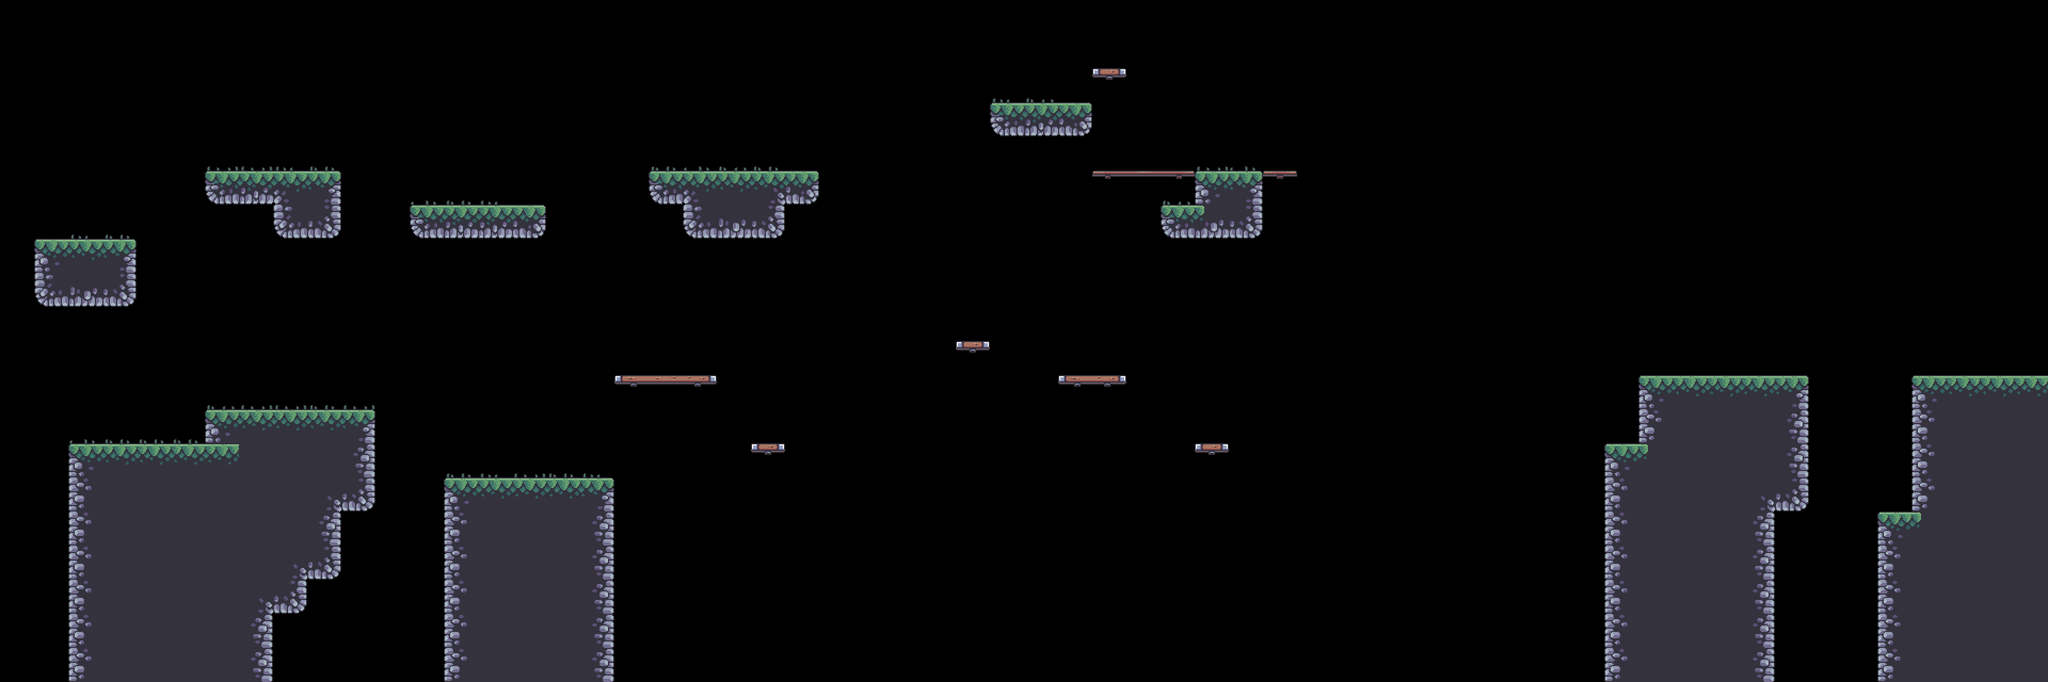

A 2D game scene composited from a Tiled map and its tileset images. What follows is a short description and the map's XML, with each tile layer's data collapsed to a summary:
An orthogonal 60x20 tile map with 64x64 px tiles, 4 tile layers (BG, Terrain, Platforms, FG), 8 tilesets and 44 objects (7x silver, 5x saw, 3x crate, 3x palm_small, 2x barrel, ...).

<map version="1.10" tiledversion="1.12.0" orientation="orthogonal" renderorder="right-down" width="60" height="20" tilewidth="64" tileheight="64" infinite="0" nextlayerid="14" nextobjectid="101">
 <tileset firstgid="1" source="../tilesets/outside.tsx" />
 <tileset firstgid="49" source="../tilesets/items.tsx" />
 <tileset firstgid="54" source="../tilesets/inside.tsx" />
 <tileset firstgid="150" source="../tilesets/extra.tsx" />
 <tileset firstgid="216" source="../tilesets/objects.tsx" />
 <tileset firstgid="244" source="../tilesets/platforms.tsx" />
 <tileset firstgid="252" source="../tilesets/enemies.tsx" />
 <tileset firstgid="252" source="../tilesets/grass.tsx" />
 <layer id="9" name="BG" width="60" height="20">
  <data>[1200 cells, 0 non-empty, 0 distinct tile ids]</data>
 </layer>
 <objectgroup id="12" name="BG details" class="window" />
 <layer id="1" name="Terrain" width="60" height="20">
  <data>[1200 cells, 208 non-empty, 17 distinct tile ids]</data>
 </layer>
 <layer id="5" name="Platforms" width="60" height="20">
  <data>[1200 cells, 13 non-empty, 8 distinct tile ids]</data>
 </layer>
 <layer id="10" name="FG" width="60" height="20">
  <data>[1200 cells, 32 non-empty, 5 distinct tile ids]</data>
 </layer>
 <objectgroup id="4" name="Objects">
  <object id="4" name="flag" gid="219" x="3648" y="704" width="68" height="186" />
  <object id="6" name="crate" gid="218" x="305.833" y="833.917" width="50" height="36" />
  <object id="7" name="crate" gid="218" x="336.833" y="797.917" width="50" height="36" />
  <object id="9" name="barrel" gid="216" x="341.833" y="833.667" width="46" height="50" />
  <object id="11" name="palm_large" gid="220" x="448" y="832" width="78" height="136" />
  <object id="12" name="palm_small" gid="222" x="384" y="768" width="80" height="103" />
  <object id="13" name="palm_small" gid="222" x="1088" y="896" width="80" height="103" />
  <object id="14" name="palm_small" gid="222" x="896" y="896" width="80" height="103" />
  <object id="15" name="player" gid="223" x="558.026" y="511.299" width="74" height="56" />
  <object id="27" name="palm_bg" gid="217" x="768" y="448" width="128" height="128" />
  <object id="43" name="palm_bg_left" gid="228" x="64" y="960" width="104" height="106" />
  <object id="44" name="palm_bg_right" gid="229" x="640" y="896" width="104" height="106" />
  <object id="65" name="saw" x="1536" y="896" width="64" height="64">
   <properties>
    <property name="speed" type="int" value="0" />
   </properties>
  </object>
  <object id="69" name="floor_spike" gid="226" x="768" y="384" width="64" height="64">
   <properties>
    <property name="inverted" type="bool" value="false" />
   </properties>
  </object>
  <object id="76" name="saw" x="2048" y="896" width="64" height="64">
   <properties>
    <property name="speed" type="int" value="0" />
   </properties>
  </object>
  <object id="77" name="saw" x="2560" y="896" width="64" height="64">
   <properties>
    <property name="speed" type="int" value="0" />
   </properties>
  </object>
  <object id="91" name="palm_bg" gid="217" x="3240" y="752" width="128" height="128" />
  <object id="94" name="palm_large" gid="220" x="3297" y="736" width="78" height="136" />
  <object id="97" name="crate" gid="218" x="3712" y="704" width="50" height="36" />
  <object id="99" name="barrel" gid="216" x="3748" y="704" width="46" height="50" />
 </objectgroup>
 <objectgroup id="13" name="Moving Objects">
  <object id="66" name="boat" x="1280" y="960" width="1638.67" height="38">
   <properties>
    <property name="flip" type="bool" value="true" />
    <property name="platform" type="bool" value="true" />
    <property name="speed" type="int" value="100" />
   </properties>
  </object>
  <object id="67" name="saw" x="1664" y="832" width="300" height="10">
   <properties>
    <property name="flip" type="bool" value="false" />
    <property name="platform" type="bool" value="false" />
    <property name="speed" type="int" value="60" />
   </properties>
  </object>
  <object id="68" name="saw" x="2368" y="768" width="10" height="320">
   <properties>
    <property name="flip" type="bool" value="false" />
    <property name="platform" type="bool" value="false" />
    <property name="speed" type="int" value="100" />
   </properties>
  </object>
  <object id="73" name="spike" gid="227" x="512" y="192" width="54" height="54">
   <properties>
    <property name="end_angle" type="int" value="-1" />
    <property name="platform" type="bool" value="false" />
    <property name="radius" type="int" value="100" />
    <property name="speed" type="int" value="50" />
    <property name="start_angle" type="int" value="0" />
   </properties>
  </object>
  <object id="74" name="helicopter" x="1152" y="128" width="10" height="320">
   <properties>
    <property name="flip" type="bool" value="false" />
    <property name="platform" type="bool" value="true" />
    <property name="speed" type="int" value="100" />
   </properties>
  </object>
  <object id="75" name="helicopter" x="1364" y="24" width="300" height="10">
   <properties>
    <property name="flip" type="bool" value="false" />
    <property name="platform" type="bool" value="true" />
    <property name="speed" type="int" value="60" />
   </properties>
  </object>
 </objectgroup>
 <objectgroup id="7" name="Items">
  <object id="22" name="diamond" gid="49" x="3520" y="960" width="64" height="64" />
  <object id="23" name="gold" gid="50" x="2048" y="128" width="64" height="64" />
  <object id="24" name="potion" gid="51" x="2368" y="256" width="64" height="64" />
  <object id="25" name="silver" gid="52" x="448" y="704" width="64" height="64" />
  <object id="26" name="skull" gid="53" x="1792" y="640" width="64" height="64" />
  <object id="78" name="silver" gid="52" x="832" y="896" width="64" height="64" />
  <object id="79" name="silver" gid="52" x="960" y="896" width="64" height="64" />
  <object id="80" name="silver" gid="52" x="384" y="320" width="64" height="64" />
  <object id="81" name="silver" gid="52" x="192" y="448" width="64" height="64" />
  <object id="82" name="silver" gid="52" x="1280" y="256" width="64" height="64" />
  <object id="83" name="silver" gid="52" x="1408" y="256" width="64" height="64" />
  <object id="84" name="gold" gid="50" x="1344" y="192" width="64" height="64" />
 </objectgroup>
 <objectgroup id="6" name="Enemies">
  <object id="36" name="shell" gid="224" x="64" y="448" width="76" height="46">
   <properties>
    <property name="reverse" type="bool" value="false" />
   </properties>
  </object>
  <object id="39" name="shell" gid="224" x="2176" y="384" width="76" height="46">
   <properties>
    <property name="reverse" type="bool" value="true" />
   </properties>
  </object>
  <object id="86" name="tooth" gid="225" x="448" y="320" width="48" height="46" />
  <object id="89" name="tooth" gid="225" x="3136" y="704" width="48" height="46" />
 </objectgroup>
 <objectgroup id="2" name="Water">
  <object id="2" name="water" x="0" y="960" width="3840" height="320" />
 </objectgroup>
 <objectgroup id="8" name="Data">
  <object id="28" name="Data" x="0" y="0" width="64" height="64">
   <properties>
    <property name="bg" value="" />
    <property name="bottom_limit" type="int" value="400" />
    <property name="death_border_bottom" type="int" value="0" />
    <property name="horizon_line" type="int" value="900" />
    <property name="level_unlock" type="int" value="1" />
    <property name="top_limit" type="int" value="200" />
   </properties>
  </object>
 </objectgroup>
</map>
